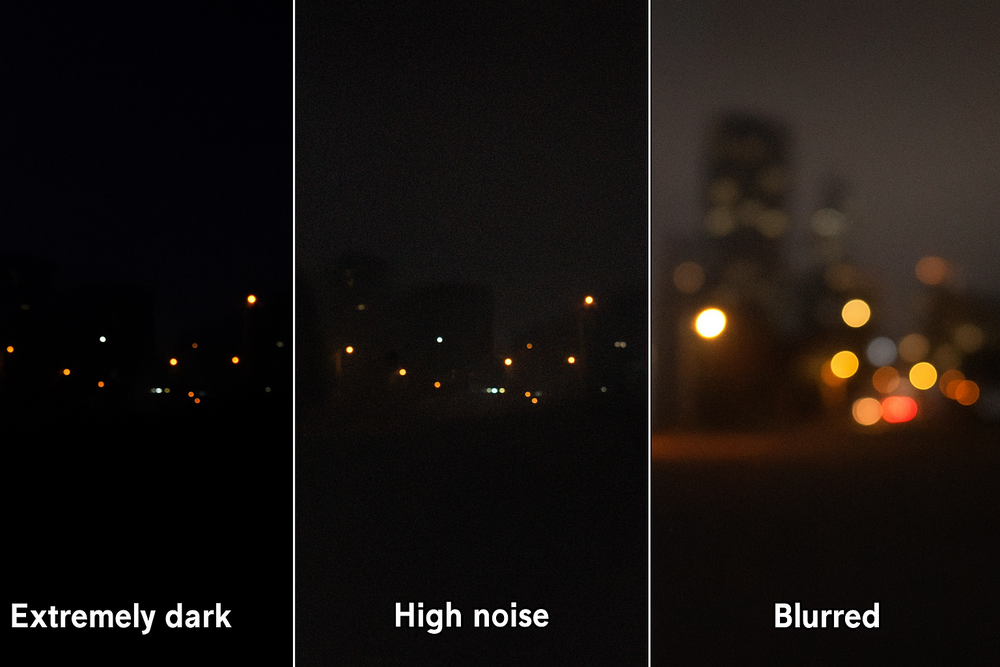
#> input picture test/ChatGPT Image 20 avr. 2025, 18_55_40.png, 1000 x 667 px, shrunk from 1536 x 1024 before the run, found by its file name
$ python main.py
#> lines starting #> are read from the running program, lines starting #| are printed output that depends on the picture
import cv2
import numpy as np
import matplotlib.pyplot as plt

# === Fonctions outils ===

def apply_clahe(img, clip_limit=4.0):
    lab = cv2.cvtColor(img, cv2.COLOR_BGR2LAB)
    l, a, b = cv2.split(lab)
    clahe = cv2.createCLAHE(clipLimit=clip_limit, tileGridSize=(8, 8))
    l_clahe = clahe.apply(l)
    lab_clahe = cv2.merge((l_clahe, a, b))
    return cv2.cvtColor(lab_clahe, cv2.COLOR_LAB2BGR)

def estimate_gamma(img_gray):
    # Moyenne de l'intensité → gamma inversement proportionnel
    mean_intensity = np.mean(img_gray)
    gamma = 1.0 if mean_intensity == 0 else np.clip(128 / mean_intensity, 0.5, 2.5)
    return gamma

def adjust_gamma(img, gamma):
    look_up = np.array([((i / 255.0) ** gamma) * 255 for i in np.arange(0, 256)]).astype("uint8")
    return cv2.LUT(img, look_up)

def normalize_brightness(img):
    # Étalonne l’histogramme par canal
    img_yuv = cv2.cvtColor(img, cv2.COLOR_BGR2YUV)
    img_yuv[:, :, 0] = cv2.equalizeHist(img_yuv[:, :, 0])
    return cv2.cvtColor(img_yuv, cv2.COLOR_YUV2BGR)

# === Pipeline principal ===

# Charger l'image
image = cv2.imread("test\ChatGPT Image 20 avr. 2025, 18_55_40.png")
#> image is the input picture: shape (667, 1000, 3); mean B, G, R 16.6, 19.2, 24.5
if image is None:
    print("Erreur : Image non chargée. Vérifiez le chemin.")
else:
    # 1. Amélioration locale du contraste (CLAHE)
    clahe_img = apply_clahe(image)
#> in apply_clahe, `lab = cv2.cvtColor(img, cv2.COLOR_BGR2LAB)`: lab: shape (667, 1000, 3); mean of channels 0, 1, 2 19.3, 130, 130.4
#> in apply_clahe, `l, a, b = cv2.split(lab)`:
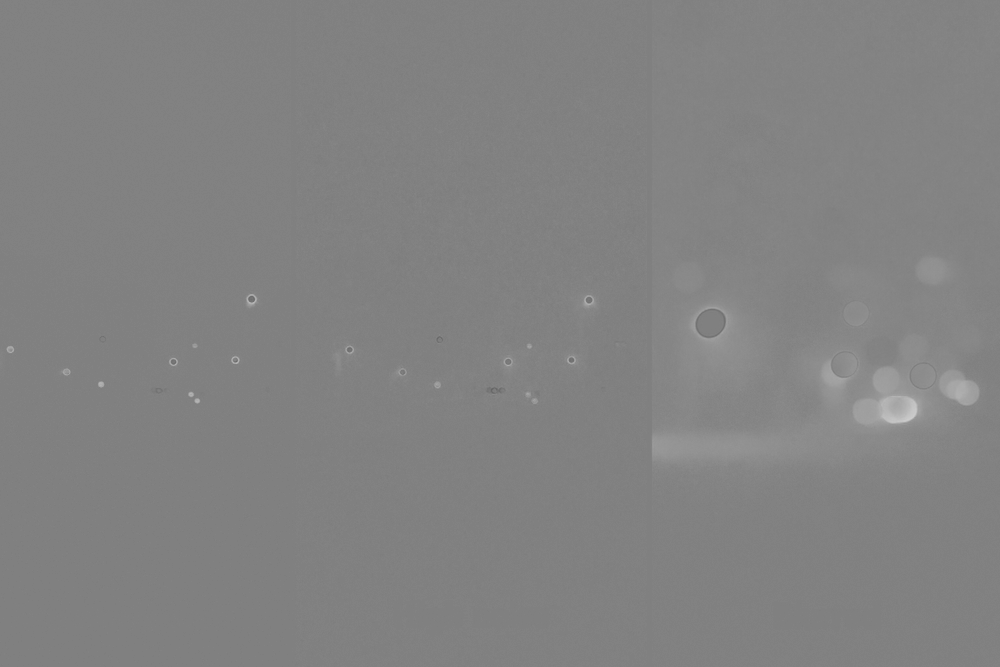
#> a: shape (667, 1000); min 101, max 204, mean 130
#> in apply_clahe, `l_clahe = clahe.apply(l)`:
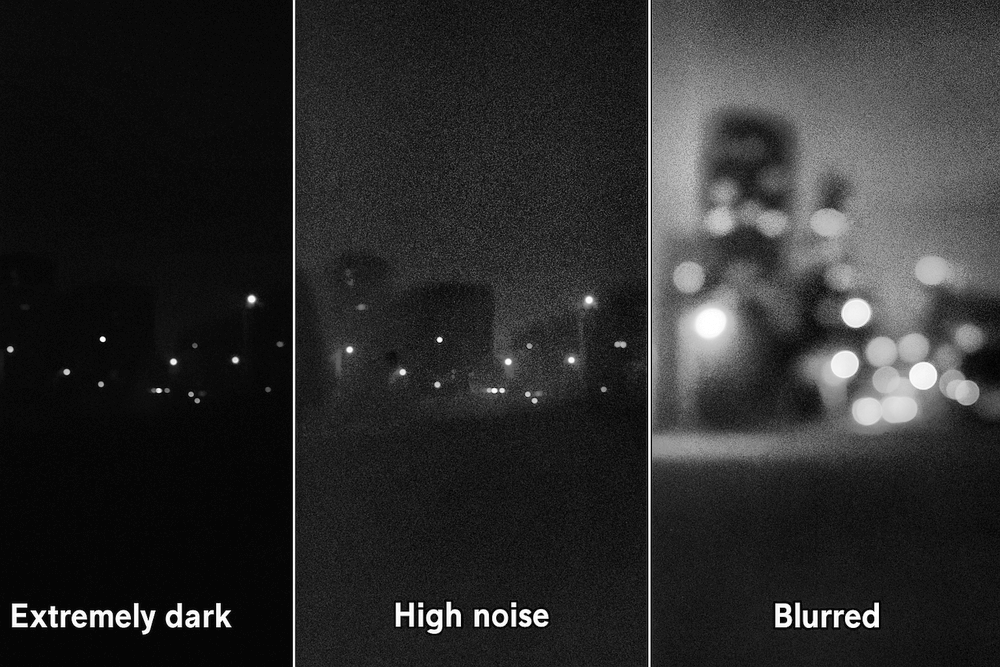
#> l_clahe: shape (667, 1000); min 0, max 255, mean 44.2
#> in apply_clahe, `lab_clahe = cv2.merge((l_clahe, a, b))`: lab_clahe: shape (667, 1000, 3); mean of channels 0, 1, 2 44.2, 130, 130.4
#> in apply_clahe, `return cv2.cvtColor(lab_clahe, cv2.COLOR_LAB2BGR)`:
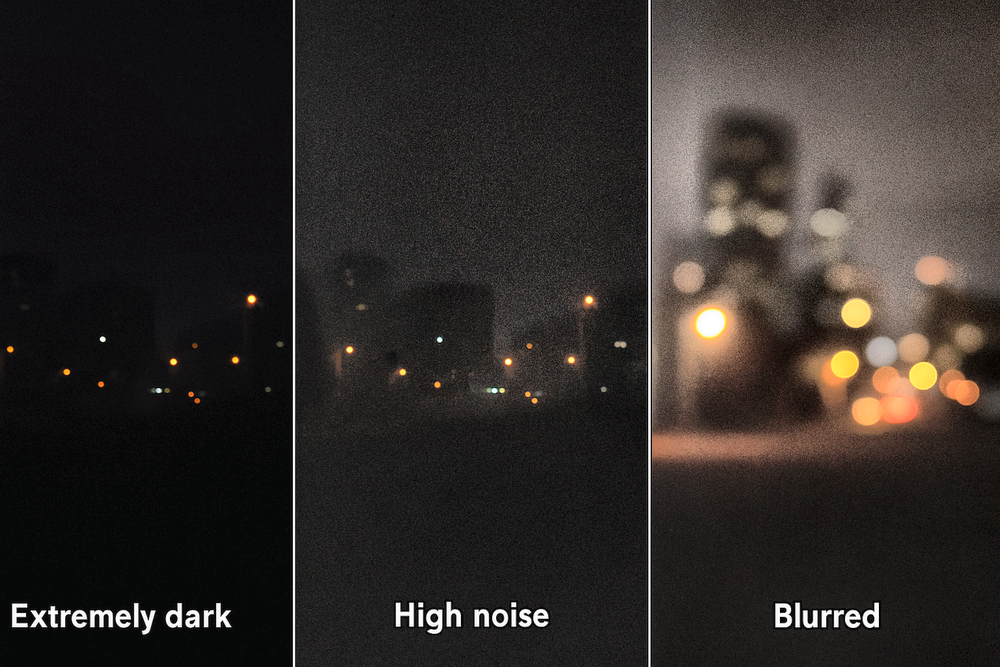
#> returned value: shape (667, 1000, 3); mean B, G, R 40.2, 42.8, 48.2

    # 2. Dénuage avec filtre bilatéral (préserve les bords)
    denoised = cv2.bilateralFilter(clahe_img, d=9, sigmaColor=75, sigmaSpace=75)

    # 3. Gamma dynamique
    gray = cv2.cvtColor(denoised, cv2.COLOR_BGR2GRAY)
    gamma = estimate_gamma(gray)
#> in estimate_gamma, `mean_intensity = np.mean(img_gray)`: mean_intensity = 44.06
#> in estimate_gamma, `gamma = 1.0 if mean_intensity == 0 else np.clip(128 / mean_intensity, ..`: gamma = 2.5
#> gamma = 2.5
    gamma_corrected = adjust_gamma(denoised, gamma)
#> in adjust_gamma, `look_up = np.array([((i / 255.0) ** gamma) * 255 for i in np.arange(0,..`: look_up = 256 values from 0 to 255
#> in adjust_gamma, `return cv2.LUT(img, look_up)`:
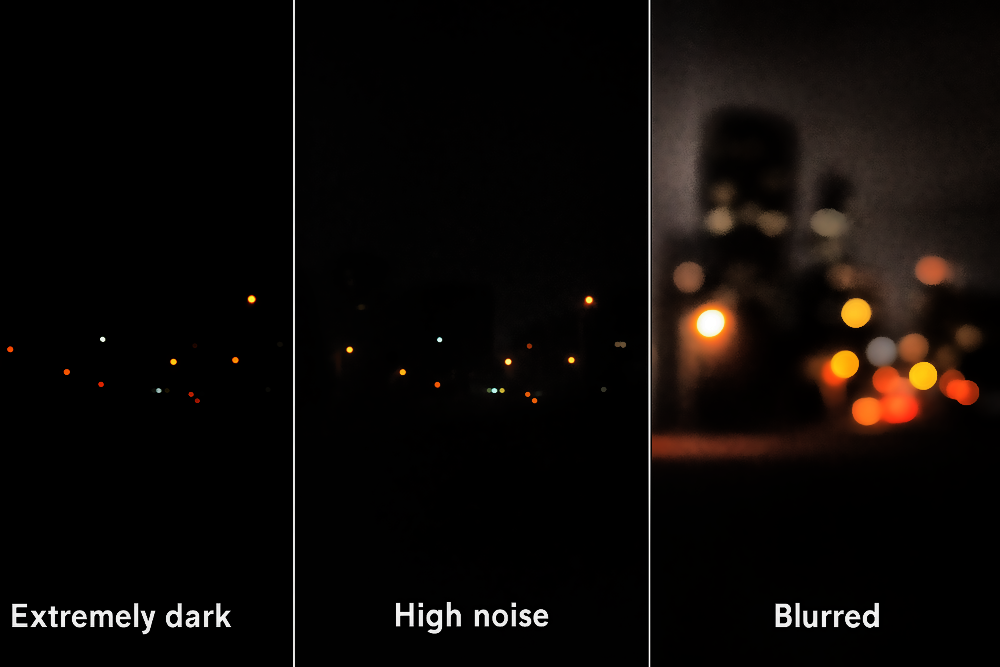
#> returned value: shape (667, 1000, 3); mean of channels 0, 1, 2 7.4, 9.6, 13.5; drawn as B, G, R

    # 4. Normalisation de la luminosité
    normalized = normalize_brightness(gamma_corrected)
#> in normalize_brightness, `img_yuv = cv2.cvtColor(img, cv2.COLOR_BGR2YUV)`: img_yuv: shape (667, 1000, 3); mean of channels 0, 1, 2 10.5, 126.6, 130.7
#> in normalize_brightness, `img_yuv[:, :, 0] = cv2.equalizeHist(img_yuv[:, :, 0])`: img_yuv: shape (667, 1000, 3); mean of channels 0, 1, 2 81.4, 126.6, 130.7
#> in normalize_brightness, `return cv2.cvtColor(img_yuv, cv2.COLOR_YUV2BGR)`:
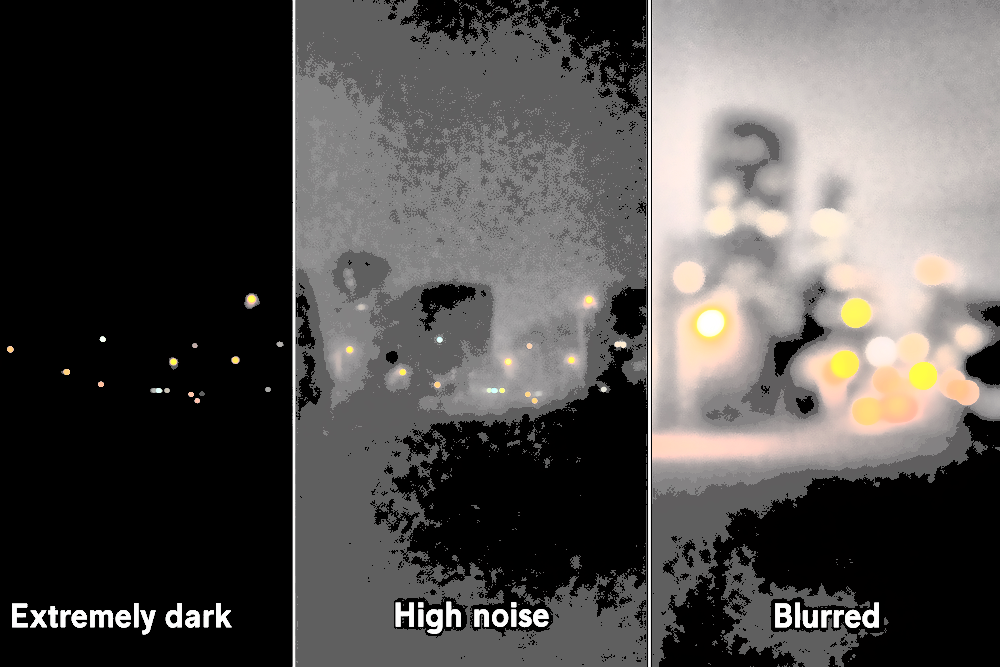
#> returned value: shape (667, 1000, 3); mean B, G, R 78.5, 80.4, 83.2

    # 5. Renforcement des détails
    gaussian = cv2.GaussianBlur(normalized, (0, 0), 3)
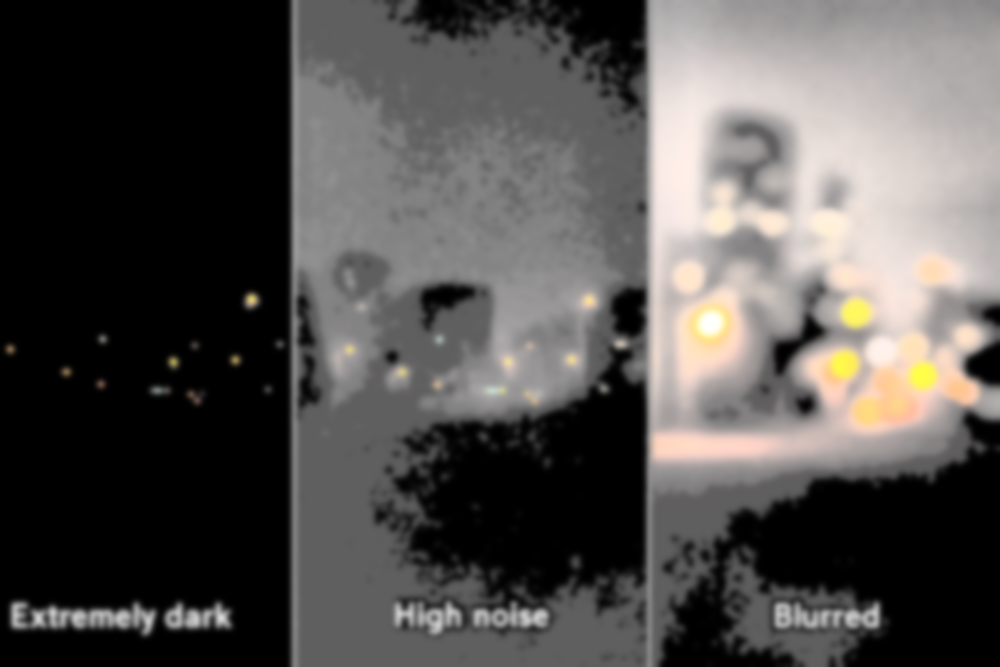
#> gaussian: shape (667, 1000, 3); mean B, G, R 78.5, 80.4, 83.2
    sharpened = cv2.addWeighted(normalized, 1.2, gaussian, -0.2, 0)

    # === Affichage et sauvegarde ===
       # === Affichage côte à côte : avant et après amélioration ===
    plt.figure(figsize=(12, 6))

    # Image originale
    plt.subplot(1, 2, 1)
    plt.imshow(cv2.cvtColor(image, cv2.COLOR_BGR2RGB))
    plt.title("Image originale")
    plt.axis('off')

    # Image améliorée
    plt.subplot(1, 2, 2)
    plt.imshow(cv2.cvtColor(sharpened, cv2.COLOR_BGR2RGB))
    plt.title("Image améliorée")
    plt.axis('off')

    plt.tight_layout()
    plt.show()
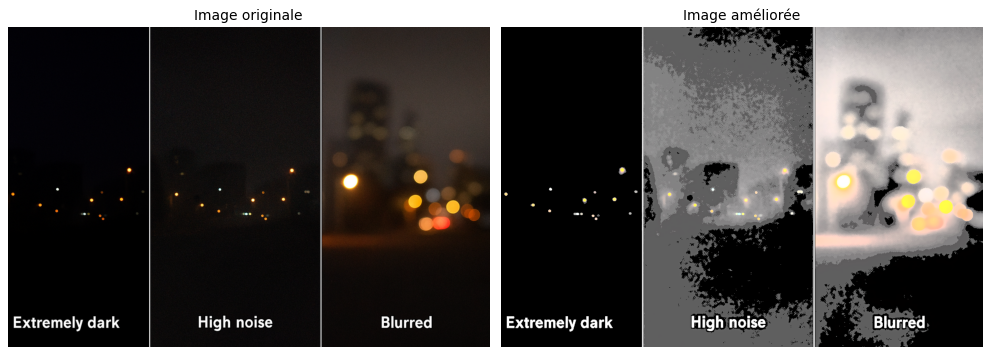
#> figure drawn by matplotlib, 2 panels

$ run again, with test/i7.png copied over test/ChatGPT Image 20 avr. 2025, 18_55_40.png
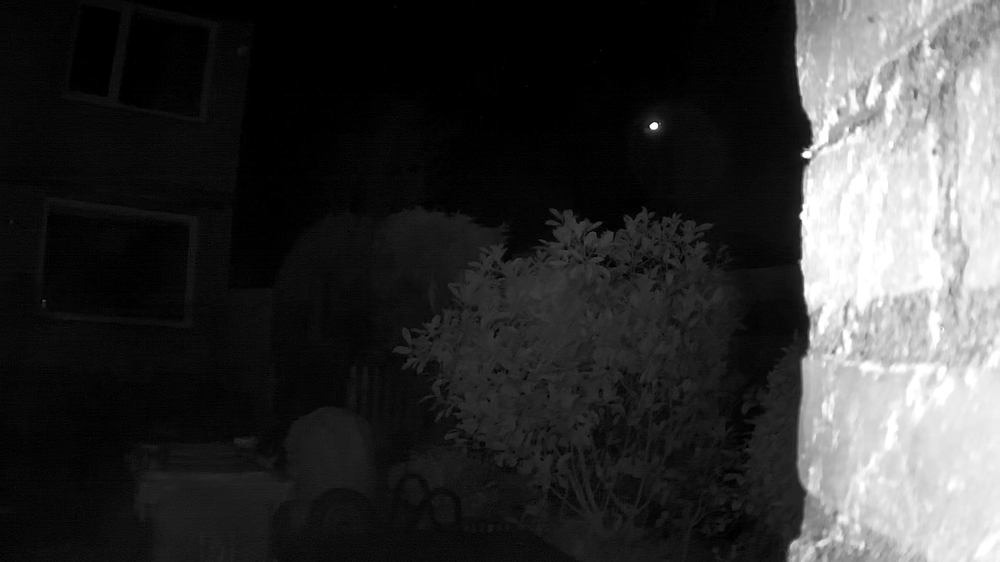
#> input picture test/i7.png, 1000 x 562 px, shrunk from 1920 x 1080 before the run, found by its file name
#> image is the input picture: shape (562, 1000, 3); min 0, max 255, mean 53
#> lab: shape (562, 1000, 3); mean of channels 0, 1, 2 52.5, 128, 128
#> a: shape (562, 1000); every value is 128
#> in apply_clahe, `l_clahe = clahe.apply(l)`:
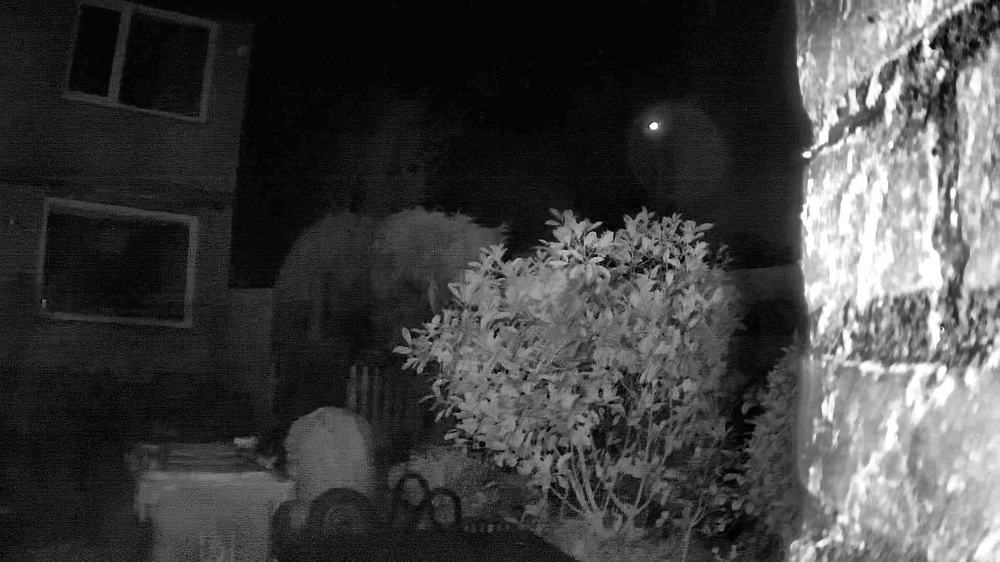
#> l_clahe: shape (562, 1000); min 1, max 255, mean 65.1
#> lab_clahe: shape (562, 1000, 3); mean of channels 0, 1, 2 65.1, 128, 128
#> mean_intensity = 63.78
#> in estimate_gamma, `gamma = 1.0 if mean_intensity == 0 else np.clip(128 / mean_intensity, ..`: gamma = 2.01
#> look_up = 256 values from 0 to 255
#> `plt.show()`:
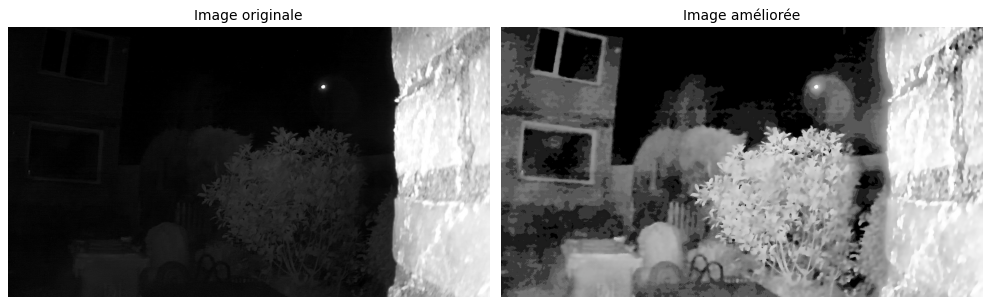
#> figure drawn by matplotlib, 2 panels
